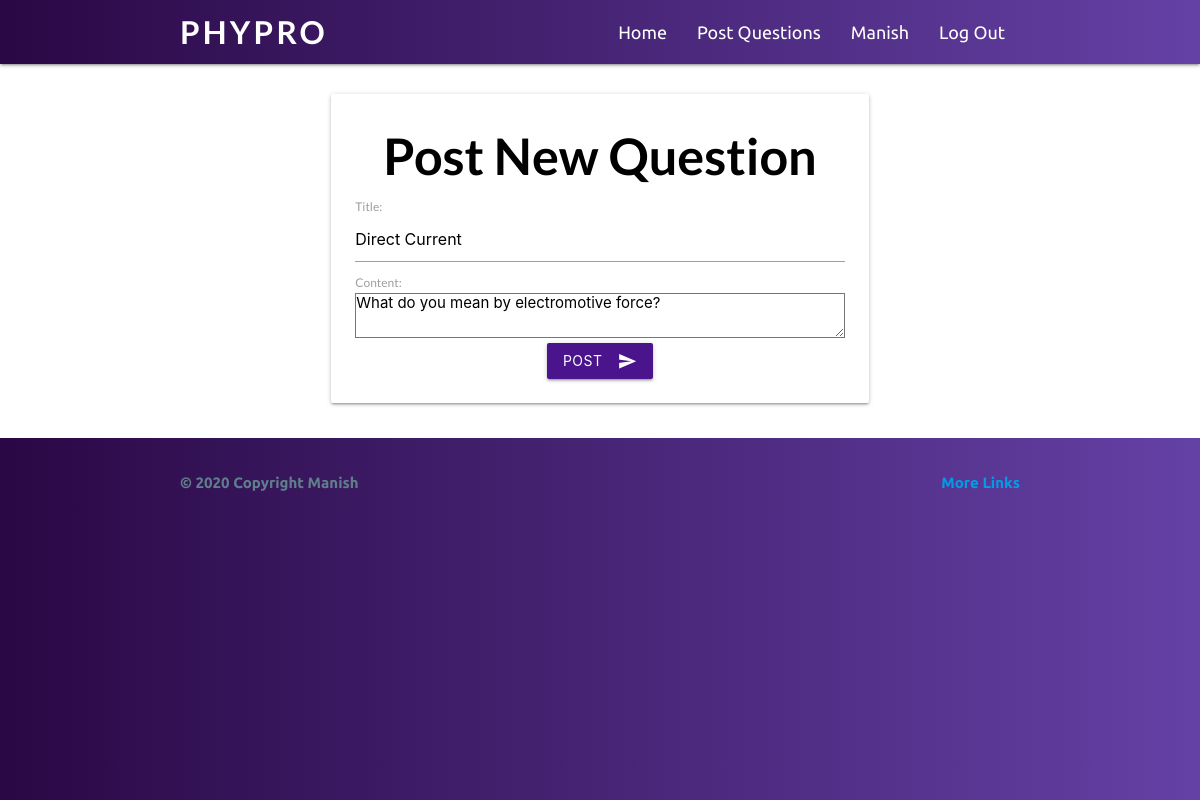
The page /post/4/update/ (signed in) on the database its author committed.
### posts/models.py (models this page shows, shortened)
class Post(models.Model):
    title = models.CharField(max_length=100)
    content = models.TextField()
    date_posted = models.DateTimeField(default=timezone.now)
    author = models.ForeignKey(User, on_delete=models.CASCADE)
    answer_status = models.BooleanField(default=False)

### posts/views.py (the view, shortened to what this page needs)
# urls.py: path('post/<int:pk>/update/', PostUpdateView.as_view(), name="post-update"),
class PostUpdateView(LoginRequiredMixin, UserPassesTestMixin, UpdateView):
    model = Post
    fields = ['title', 'content']
    success_url = '/blog/'
    def test_func(self):
        post = self.get_object()
        if self.request.user == post.author:
            return True
        return False

### posts/templates/posts/post_form.html
{%extends 'entry/base.html'%} {% load materializecss %}{%block content%}
<div class="container">
  <div class="row">
    <div class="col s12 m10 offset-m1 l8 offset-l2">
      <div class="card-panel hoverable">
        <div class="flow-text">
          <div class="sub-heading center-align">Post New Question</div>
        </div>
        <form method="POST" onsubmit="$('.signup-btn').addClass('disabled')">
          {%csrf_token%} {{ form|materializecss }}
          <div class="center">
            <button
              class="signup-btn waves-effect waves-light purple darken-4 btn"
              type="submit"
              name="action"
            >
              Post
              <i class="material-icons right">send</i>
            </button>
          </div>
        </form>
      </div>
    </div>
  </div>
</div>
{%endblock%}

### entry/templates/entry/base.html (shortened to what this page needs)
{%load static%}
<!DOCTYPE html>
<html lang="en">
  <head>
    <link
      rel="stylesheet"
      href="https://cdnjs.cloudflare.com/ajax/libs/materialize/1.0.0/css/materialize.min.css"
    />
    <link rel="stylesheet" href="{%static 'entry/design.css'%}" />
  </head>
  <body>
    <div>
      <nav>
        <div class="nav-wrapper container">
          <a class="brand-logo">PHYPRO</a>
          <ul class="right hide-on-med-and-down">
            {%if user.is_authenticated%}
            <li><a href="{%url 'lol-blog'%}">Home</a></li>
            <li><a href="{%url 'post-create'%}">Post Questions</a></li>
            <li><a href="{%url 'lol-profile'%}">{{user.username}}</a></li>
            <li>
              <a href="{%url 'lol-logout'%}">Log Out</a>
            </li>
            {%else%}
            <li><a href="{%url 'lol-home'%}">Home</a></li>
            <li><a href="{%url 'lol-signup'%}">Sign Up</a></li>
            <li><a href="{%url 'lol-login'%}">Log In</a></li>
            {%endif%}
          </ul>
        </div>
      </nav>
    </div>
     {%block content%} {%endblock%}
    <footer class="page-footer">
      <div class="footer-copyright">
        <div class="blue-grey-text lightne-5 container">
          © 2020 Copyright Manish
          <a class="right" href="#!">More Links</a>
        </div>
      </div>
    </footer>
  </body>
</html>

### entry/static/entry/design.css (style rules this page uses)
* { margin: 0; padding: 0; }
nav { background: #6441a5; background: -webkit-linear-gradient( to right, #2a0845, #6441a5 ); background: linear-gradient( to right, #2a0845, #6441a5 ); }
.brand-logo { font-family: "Lato", sans-serif; font-size: 3em; font-weight: bolder; letter-spacing: 0.1em; }
.nav-wrapper li a { font-family: "Ubuntu", sans-serif; font-size: 18px; }
ul li a { font-size: 18px; position: relative; }
body { display: flex; min-height: 100vh; flex-direction: column; }
footer { flex: 1 0 auto; }
.page-footer, .footer-copyright { background: #6441a5; background: -webkit-linear-gradient( to right, #2a0845, #6441a5 ); background: linear-gradient( to right, #2a0845, #6441a5 ); font-family: ubuntu; font-weight: bold; }
.card-panel { margin-top: 2rem; font-family: lato; font-size: 15px; }
.sub-heading { font-family: "Lato", sans-serif; font-size: 2em; font-weight: bolder; color: #000; }

### rows shown on the page
Post: title "Direct Current", content "What do you mean by electromotive force?"

### other values the page prints
{{ user.username }} "Manish"
